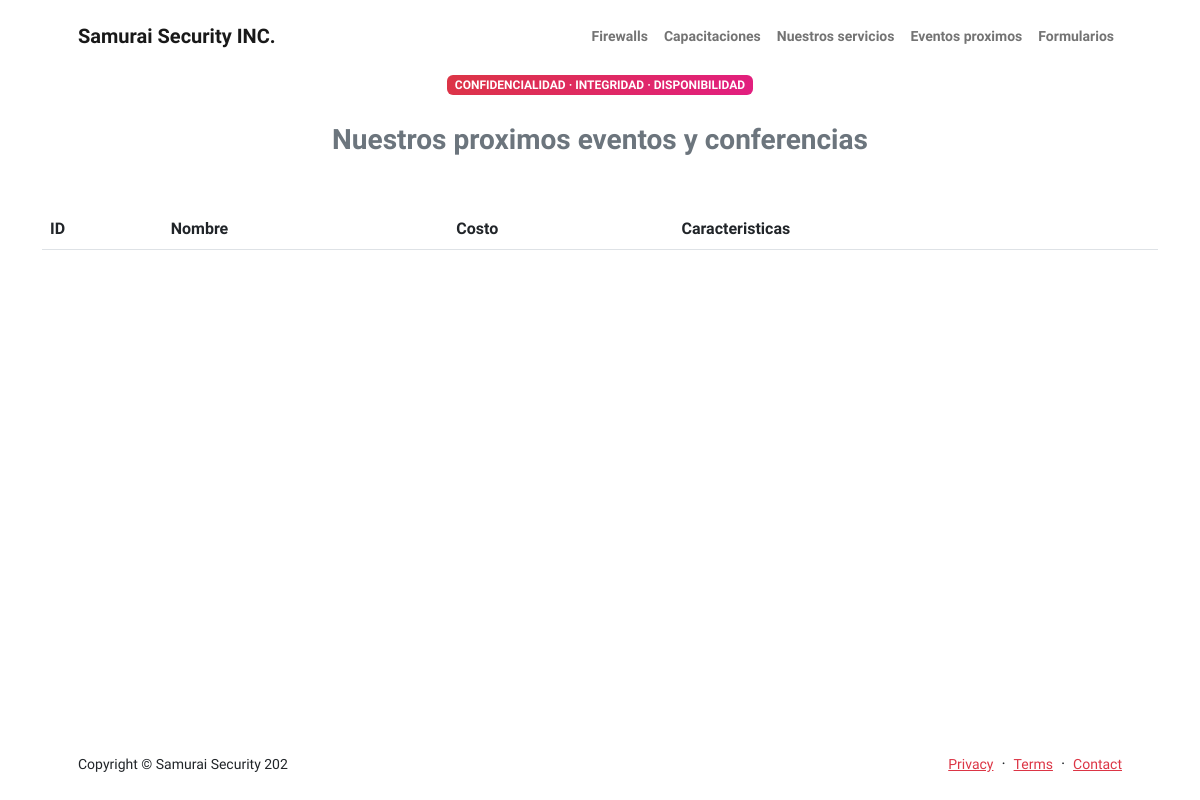
The app's page /servicios/, older data.
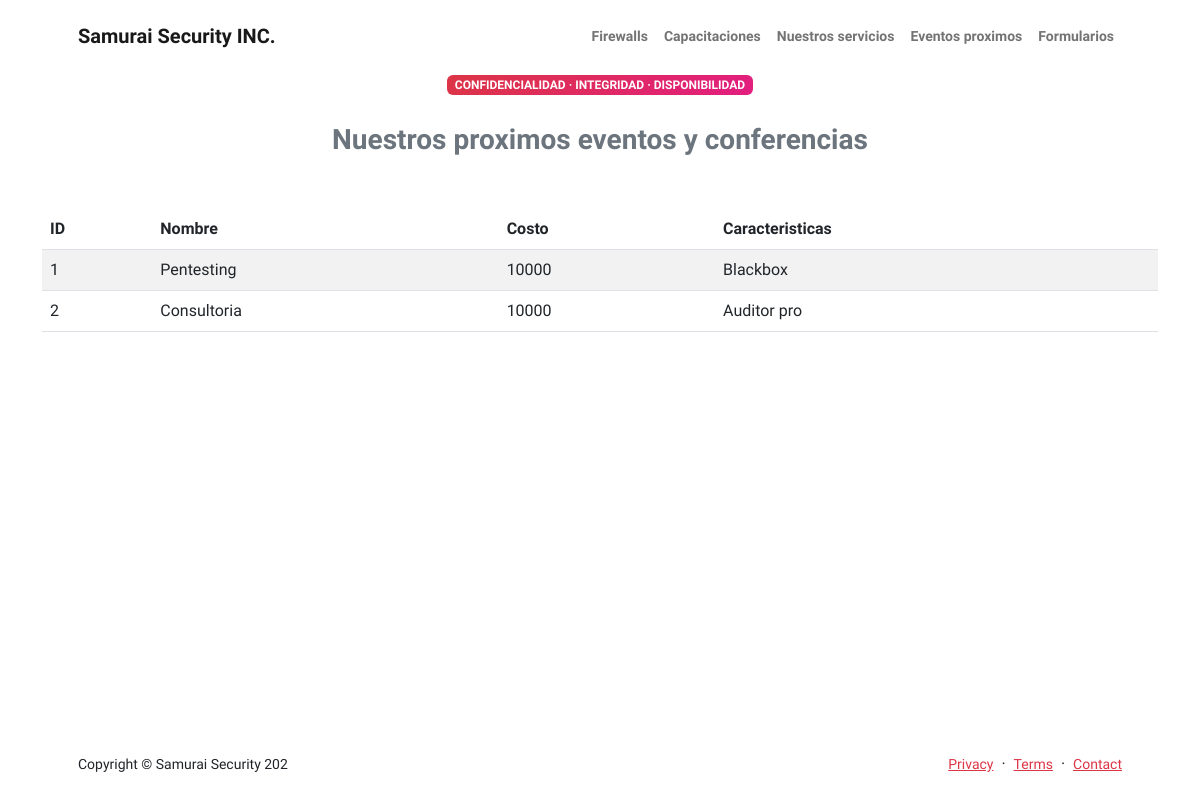
The same page, newer data.
### app/models.py (models this page shows)
class Servicios(models.Model):
    nombre = models.CharField(max_length=40)
    costo = models.IntegerField()
    caracteristicas = models.CharField(max_length=40)

### app/views.py (the view)
# urls.py: path("servicios/", servicios_vista, name="servicios"),
def servicios_vista(request):
    contexto = {"servicitoo": Servicios.objects.all()}
    return render(request, "app/servicios.html", contexto)

### app/templates/app/servicios.html
{% extends "app/index.html" %}
{% block principal %}
<div class="container px-5 pb-5">
    <div class="row gx-5 justify-content-center">
      <div class="col-xxl-5">
        <div class="text-center">
          <div class="badge bg-gradient-primary-to-secondary text-white mb-4">
            <div class="text-uppercase">Confidencialidad · Integridad · Disponibilidad</div>
          </div>
          <div class="fs-3 fw-bold text-muted">Nuestros proximos eventos y conferencias</div>
        </div>
      </div>
    </div>
  </div>
{% endblock principal %}
{% block content %}
<div class="container">
<table class="table table-striped">
    <thead>
    <tr>
     <th>ID</th>
      <th>Nombre</th>
      <th>Costo</th>
      <th>Caracteristicas</th>
    </tr>
    </thead>
    <tbody>
        {% for c in servicitoo %}
    <tr>
      <td>{{ c.id}}</td>
      <td>{{ c.nombre}}</td>
      <td>{{ c.costo}}</td>
      <td>{{ c.caracteristicas}}</td>
    </tr>
    {% endfor %}
    </tbody>
  </table>
</div>
{% endblock content %}

### app/templates/app/index.html (shortened to what this page needs)
<!DOCTYPE html>
<html lang="en">
    <head>
        {% load static %}
        <link href="https://cdn.jsdelivr.net/npm/bootstrap-icons@1.8.1/font/bootstrap-icons.css" rel="stylesheet" />
        <link href="{% static 'css/styles.css' %}" rel="stylesheet" />
    </head>
    <body class="d-flex flex-column h-100">
        <main class="flex-shrink-0">
            {% block indice %}
            <nav class="navbar navbar-expand-lg navbar-light bg-white py-3">
                <div class="container px-5">
                    <a class="navbar-brand" href="{% url 'home' %}"><span class="fw-bolder text-primary">Samurai Security INC.</span></a>
                    <div class="collapse navbar-collapse" id="navbarSupportedContent">
                        <ul class="navbar-nav ms-auto mb-2 mb-lg-0 small fw-bolder">
                            <li class="nav-item"><a class="nav-link" href="{% url 'appliance' %}">Firewalls</a></li>
                            <li class="nav-item"><a class="nav-link" href="{% url 'cursos' %}">Capacitaciones</a></li>
                            <li class="nav-item"><a class="nav-link" href="{% url 'servicios' %}">Nuestros servicios</a></li>
                            <li class="nav-item"><a class="nav-link" href="{% url 'eventos' %}">Eventos proximos</a></li>
                            <li class="nav-item"><a class="nav-link" href="{% url 'formularios' %}">Formularios</a></li>
                        </ul>
                    </div>
                </div>
            </nav>
            {% endblock indice %}
            {% block principal %}{% endblock principal %}
            {% block content %}{% endblock content %}
        </main>
        <footer class="bg-white py-4 mt-auto">
            <div class="container px-5">
                <div class="row align-items-center justify-content-between flex-column flex-sm-row">
                    <div class="col-auto"><div class="small m-0">Copyright &copy; Samurai Security 202</div></div>
                    <div class="col-auto">
                        <a class="small" href="#!">Privacy</a>
                        <span class="mx-1">&middot;</span>
                        <a class="small" href="#!">Terms</a>
                        <span class="mx-1">&middot;</span>
                        <a class="small" href="#!">Contact</a>
                    </div>
                </div>
            </div>
        </footer>
    </body>
</html>

Row changes from the older to the newer data that the page shows:
added Servicios: id "1", nombre "Pentesting", costo "10000", caracteristicas "Blackbox"
added Servicios: id "2", nombre "Consultoria", costo "10000", caracteristicas "Auditor pro"
